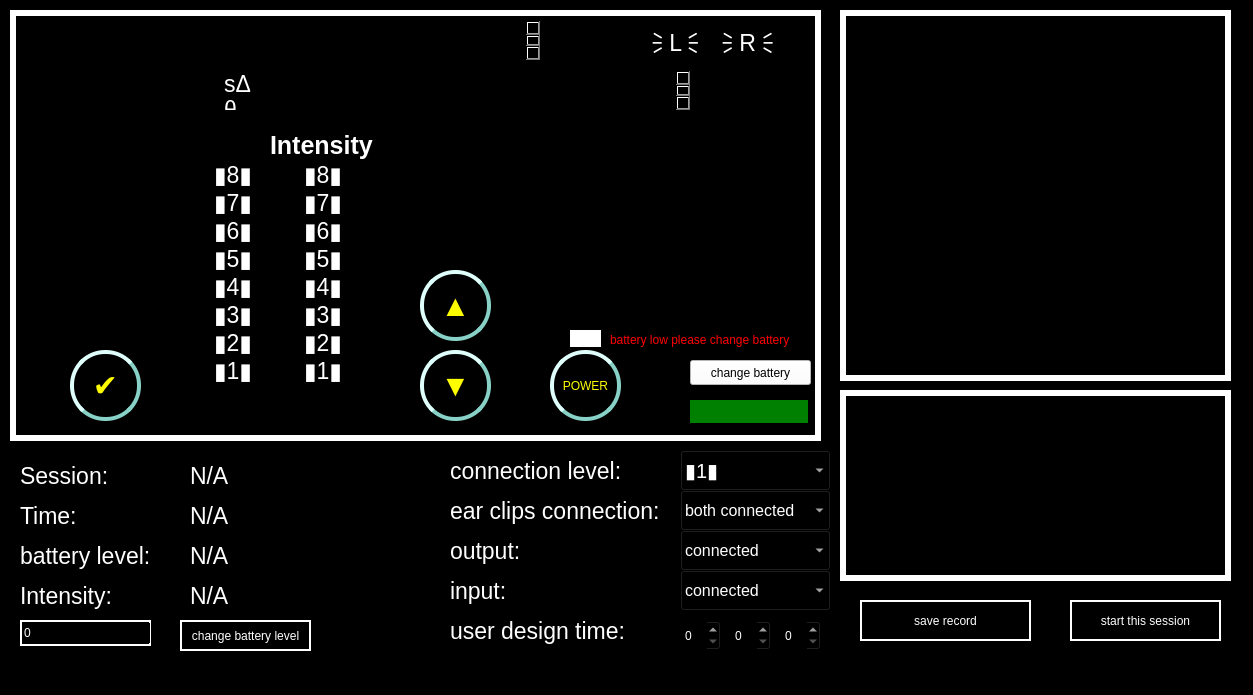
<?xml version="1.0" encoding="UTF-8"?>
<ui version="4.0">
 <class>mainwindow</class>
 <widget class="QMainWindow" name="mainwindow">
  <property name="geometry">
   <rect>
    <x>0</x>
    <y>0</y>
    <width>1253</width>
    <height>695</height>
   </rect>
  </property>
  <property name="windowTitle">
   <string>mainwindow</string>
  </property>
  <property name="autoFillBackground">
   <bool>false</bool>
  </property>
  <property name="styleSheet">
   <string notr="true">background-color:black;</string>
  </property>
  <widget class="QWidget" name="centralwidget">
   <widget class="QPushButton" name="pushButton_up">
    <property name="geometry">
     <rect>
      <x>420</x>
      <y>270</y>
      <width>71</width>
      <height>71</height>
     </rect>
    </property>
    <property name="styleSheet">
     <string notr="true">QPushButton {
    color: rgb(254,253,0);
    font-size: 30px;
    border: 4px solid rgb(135,209,199);
    border-radius: 35px;
    border-style: outset;
    background-color: black;
    }

QPushButton:pressed {
    border-style: inset;
    background-color: RGB(20,20,20);
}</string>
    </property>
    <property name="text">
     <string>▲</string>
    </property>
   </widget>
   <widget class="QPushButton" name="pushButton_down">
    <property name="geometry">
     <rect>
      <x>420</x>
      <y>350</y>
      <width>71</width>
      <height>71</height>
     </rect>
    </property>
    <property name="styleSheet">
     <string notr="true">QPushButton {
    color: rgb(254,253,0);
    font-size: 30px;
    border: 4px solid rgb(135,209,199);
    border-radius: 35px;
    border-style: outset;
    background-color: black;
    }

QPushButton:pressed {
    border-style: inset;
    background-color: RGB(20,20,20);
}</string>
    </property>
    <property name="text">
     <string>▼</string>
    </property>
   </widget>
   <widget class="QPushButton" name="pushButton_check">
    <property name="geometry">
     <rect>
      <x>70</x>
      <y>350</y>
      <width>71</width>
      <height>71</height>
     </rect>
    </property>
    <property name="styleSheet">
     <string notr="true">QPushButton {
    color: rgb(254,253,0);
    font-size: 30px;
    border: 4px solid rgb(135,209,199);
    border-radius: 35px;
    border-style: outset;
    background-color: black;
    }

QPushButton:pressed {
    border-style: inset;
    background-color: RGB(20,20,20);
}</string>
    </property>
    <property name="text">
     <string>✔️</string>
    </property>
   </widget>
   <widget class="QPushButton" name="pushButton_power">
    <property name="geometry">
     <rect>
      <x>550</x>
      <y>350</y>
      <width>71</width>
      <height>71</height>
     </rect>
    </property>
    <property name="styleSheet">
     <string notr="true">QPushButton {
    color: rgb(254,253,0);
    border: 4px solid rgb(135,209,199);
    border-radius: 35px;
    border-style: outset;
    background-color: black;
    }

QPushButton:pressed {
    border-style: inset;
    background-color: RGB(20,20,20);
}</string>
    </property>
    <property name="text">
     <string>POWER</string>
    </property>
   </widget>
   <widget class="QLabel" name="label_powerLight">
    <property name="geometry">
     <rect>
      <x>570</x>
      <y>330</y>
      <width>31</width>
      <height>17</height>
     </rect>
    </property>
    <property name="autoFillBackground">
     <bool>false</bool>
    </property>
    <property name="styleSheet">
     <string notr="true">background-color: white;</string>
    </property>
    <property name="text">
     <string/>
    </property>
   </widget>
   <widget class="QListWidget" name="listWidget_level">
    <property name="geometry">
     <rect>
      <x>210</x>
      <y>160</y>
      <width>51</width>
      <height>261</height>
     </rect>
    </property>
    <property name="styleSheet">
     <string notr="true">QWidget {
	color: white; 
	background-color:transparent;
	font: 17pt ;
	}
QListView::Flow{
	setflow:LeftToRight;
}
QListWidget::item:selected {
	background: transparent;
	color: white;
    }
</string>
    </property>
    <item>
     <property name="text">
      <string>▮8▮</string>
     </property>
    </item>
    <item>
     <property name="text">
      <string>▮7▮</string>
     </property>
    </item>
    <item>
     <property name="text">
      <string>▮6▮</string>
     </property>
    </item>
    <item>
     <property name="text">
      <string>▮5▮</string>
     </property>
    </item>
    <item>
     <property name="text">
      <string>▮4▮</string>
     </property>
    </item>
    <item>
     <property name="text">
      <string>▮3▮</string>
     </property>
    </item>
    <item>
     <property name="text">
      <string>▮2▮</string>
     </property>
    </item>
    <item>
     <property name="text">
      <string>▮1▮</string>
     </property>
    </item>
   </widget>
   <widget class="QListWidget" name="listWidget_tdcs">
    <property name="geometry">
     <rect>
      <x>300</x>
      <y>160</y>
      <width>61</width>
      <height>261</height>
     </rect>
    </property>
    <property name="styleSheet">
     <string notr="true">QWidget {
	color: white; 
	background-color:transparent;
	font: 17pt ;
	}
QListWidget::item:selected {
	background: transparent;
	color: white;
    }</string>
    </property>
    <item>
     <property name="text">
      <string>▮8▮</string>
     </property>
    </item>
    <item>
     <property name="text">
      <string>▮7▮</string>
     </property>
    </item>
    <item>
     <property name="text">
      <string>▮6▮</string>
     </property>
    </item>
    <item>
     <property name="text">
      <string>▮5▮</string>
     </property>
    </item>
    <item>
     <property name="text">
      <string>▮4▮</string>
     </property>
    </item>
    <item>
     <property name="text">
      <string>▮3▮</string>
     </property>
    </item>
    <item>
     <property name="text">
      <string>▮2▮</string>
     </property>
    </item>
    <item>
     <property name="text">
      <string>▮1▮</string>
     </property>
    </item>
   </widget>
   <widget class="QLabel" name="label_tdcs">
    <property name="geometry">
     <rect>
      <x>270</x>
      <y>130</y>
      <width>121</width>
      <height>31</height>
     </rect>
    </property>
    <property name="styleSheet">
     <string notr="true">font: bold 14px;
font-size: 25px;
color: white;
   </string>
    </property>
    <property name="text">
     <string>Intensity</string>
    </property>
   </widget>
   <widget class="QListWidget" name="listWidget_time">
    <property name="geometry">
     <rect>
      <x>220</x>
      <y>20</y>
      <width>321</width>
      <height>41</height>
     </rect>
    </property>
    <property name="styleSheet">
     <string notr="true">QWidget {
	color: white; 
	background-color:transparent;
	font: 17pt ;
	}
QListView::Flow{
	setflow:LeftToRight;
}
QListWidget::item:selected {
	background: transparent;
	color: white;
    }
,,</string>
    </property>
    <item>
     <property name="text">
      <string>20  </string>
     </property>
    </item>
    <item>
     <property name="text">
      <string>45  </string>
     </property>
    </item>
    <item>
     <property name="text">
      <string>⊕   </string>
     </property>
    </item>
   </widget>
   <widget class="QListWidget" name="listWidget_frequency">
    <property name="geometry">
     <rect>
      <x>220</x>
      <y>70</y>
      <width>471</width>
      <height>41</height>
     </rect>
    </property>
    <property name="styleSheet">
     <string notr="true">QWidget {
	color: white; 
	background-color:transparent;
	font: 17pt ;
	}
QListView::Flow{
	setflow:LeftToRight;
}
QListWidget::item:selected {
	background: transparent;
	color: white;
    }
</string>
    </property>
    <item>
     <property name="text">
      <string>sΔ   </string>
     </property>
    </item>
    <item>
     <property name="text">
      <string>θ    </string>
     </property>
    </item>
    <item>
     <property name="text">
      <string>α    </string>
     </property>
    </item>
    <item>
     <property name="text">
      <string>β2   </string>
     </property>
    </item>
   </widget>
   <widget class="QLabel" name="label_frame">
    <property name="geometry">
     <rect>
      <x>10</x>
      <y>10</y>
      <width>811</width>
      <height>431</height>
     </rect>
    </property>
    <property name="styleSheet">
     <string notr="true">QLabel{
background-color: transparent;
}
QFrame { 
   border: 6px solid white;
} </string>
    </property>
    <property name="frameShape">
     <enum>QFrame::Box</enum>
    </property>
    <property name="frameShadow">
     <enum>QFrame::Sunken</enum>
    </property>
    <property name="lineWidth">
     <number>2</number>
    </property>
    <property name="text">
     <string/>
    </property>
    <property name="margin">
     <number>0</number>
    </property>
   </widget>
   <widget class="QLabel" name="label_logo">
    <property name="geometry">
     <rect>
      <x>550</x>
      <y>120</y>
      <width>241</width>
      <height>191</height>
     </rect>
    </property>
    <property name="text">
     <string/>
    </property>
    <property name="pixmap">
     <pixmap resource="images.qrc">:/image/res/logo.png</pixmap>
    </property>
   </widget>
   <widget class="QProgressBar" name="battery">
    <property name="geometry">
     <rect>
      <x>690</x>
      <y>400</y>
      <width>118</width>
      <height>23</height>
     </rect>
    </property>
    <property name="styleSheet">
     <string notr="true">QProgressBar {
     color:black;
 }

 QProgressBar::chunk {
     background-color: green;
 }</string>
    </property>
    <property name="value">
     <number>100</number>
    </property>
    <property name="textVisible">
     <bool>false</bool>
    </property>
    <property name="orientation">
     <enum>Qt::Horizontal</enum>
    </property>
    <property name="invertedAppearance">
     <bool>false</bool>
    </property>
    <property name="textDirection">
     <enum>QProgressBar::TopToBottom</enum>
    </property>
   </widget>
   <widget class="QComboBox" name="comboBox_cl">
    <property name="geometry">
     <rect>
      <x>680</x>
      <y>450</y>
      <width>151</width>
      <height>41</height>
     </rect>
    </property>
    <property name="styleSheet">
     <string notr="true">color: white; 
background-color:black;
font: 15pt ;</string>
    </property>
    <item>
     <property name="text">
      <string>▮1▮</string>
     </property>
    </item>
    <item>
     <property name="text">
      <string>▮2▮</string>
     </property>
    </item>
    <item>
     <property name="text">
      <string>▮3▮</string>
     </property>
    </item>
    <item>
     <property name="text">
      <string>▮4▮</string>
     </property>
    </item>
    <item>
     <property name="text">
      <string>▮5▮</string>
     </property>
    </item>
    <item>
     <property name="text">
      <string>▮6▮</string>
     </property>
    </item>
    <item>
     <property name="text">
      <string>▮7▮</string>
     </property>
    </item>
    <item>
     <property name="text">
      <string>▮8▮</string>
     </property>
    </item>
   </widget>
   <widget class="QLabel" name="label">
    <property name="geometry">
     <rect>
      <x>450</x>
      <y>461</y>
      <width>191</width>
      <height>20</height>
     </rect>
    </property>
    <property name="styleSheet">
     <string notr="true">color: white; 
	background-color:transparent;
	font: 17pt ;</string>
    </property>
    <property name="text">
     <string>connection level:</string>
    </property>
   </widget>
   <widget class="QLabel" name="label_2">
    <property name="geometry">
     <rect>
      <x>20</x>
      <y>460</y>
      <width>341</width>
      <height>31</height>
     </rect>
    </property>
    <property name="styleSheet">
     <string notr="true">color: white; 
	background-color:transparent;
	font: 17pt ;</string>
    </property>
    <property name="text">
     <string>Session: </string>
    </property>
   </widget>
   <widget class="QLabel" name="label_3">
    <property name="geometry">
     <rect>
      <x>20</x>
      <y>500</y>
      <width>131</width>
      <height>31</height>
     </rect>
    </property>
    <property name="styleSheet">
     <string notr="true">color: white; 
	background-color:transparent;
	font: 17pt ;</string>
    </property>
    <property name="text">
     <string>Time: </string>
    </property>
   </widget>
   <widget class="QLabel" name="label_4">
    <property name="geometry">
     <rect>
      <x>450</x>
      <y>490</y>
      <width>221</width>
      <height>41</height>
     </rect>
    </property>
    <property name="styleSheet">
     <string notr="true">color: white; 
	background-color:transparent;
	font: 17pt ;</string>
    </property>
    <property name="text">
     <string>ear clips connection:</string>
    </property>
   </widget>
   <widget class="QComboBox" name="comboBox_ecc">
    <property name="geometry">
     <rect>
      <x>680</x>
      <y>490</y>
      <width>151</width>
      <height>41</height>
     </rect>
    </property>
    <property name="styleSheet">
     <string notr="true">color: white; 
background-color:black;
font: 12pt ;</string>
    </property>
    <item>
     <property name="text">
      <string>both connected</string>
     </property>
    </item>
    <item>
     <property name="text">
      <string>left connected</string>
     </property>
    </item>
    <item>
     <property name="text">
      <string>right connected</string>
     </property>
    </item>
    <item>
     <property name="text">
      <string>not connected</string>
     </property>
    </item>
   </widget>
   <widget class="QPushButton" name="pushButton_change">
    <property name="geometry">
     <rect>
      <x>690</x>
      <y>360</y>
      <width>121</width>
      <height>25</height>
     </rect>
    </property>
    <property name="styleSheet">
     <string notr="true">background-color:white;</string>
    </property>
    <property name="text">
     <string>change battery</string>
    </property>
   </widget>
   <widget class="QLabel" name="label_5">
    <property name="geometry">
     <rect>
      <x>20</x>
      <y>540</y>
      <width>151</width>
      <height>31</height>
     </rect>
    </property>
    <property name="styleSheet">
     <string notr="true">color: white; 
	background-color:transparent;
	font: 17pt ;</string>
    </property>
    <property name="text">
     <string>battery level: </string>
    </property>
   </widget>
   <widget class="QLabel" name="label_btylevel">
    <property name="geometry">
     <rect>
      <x>190</x>
      <y>540</y>
      <width>251</width>
      <height>31</height>
     </rect>
    </property>
    <property name="styleSheet">
     <string notr="true">color: white; 
	background-color:transparent;
	font: 17pt ;</string>
    </property>
    <property name="text">
     <string>N/A</string>
    </property>
   </widget>
   <widget class="QLabel" name="label_endtime">
    <property name="geometry">
     <rect>
      <x>190</x>
      <y>500</y>
      <width>261</width>
      <height>31</height>
     </rect>
    </property>
    <property name="styleSheet">
     <string notr="true">color: white; 
	background-color:transparent;
	font: 17pt ;</string>
    </property>
    <property name="text">
     <string>N/A</string>
    </property>
   </widget>
   <widget class="QLabel" name="label_session">
    <property name="geometry">
     <rect>
      <x>190</x>
      <y>460</y>
      <width>261</width>
      <height>31</height>
     </rect>
    </property>
    <property name="styleSheet">
     <string notr="true">color: white; 
	background-color:transparent;
	font: 17pt ;</string>
    </property>
    <property name="text">
     <string>N/A</string>
    </property>
   </widget>
   <widget class="QLabel" name="label_L">
    <property name="geometry">
     <rect>
      <x>640</x>
      <y>30</y>
      <width>71</width>
      <height>31</height>
     </rect>
    </property>
    <property name="styleSheet">
     <string notr="true">color: white; 
	background-color:transparent;
	font: 17pt ;</string>
    </property>
    <property name="text">
     <string>🗦 L 🗧</string>
    </property>
   </widget>
   <widget class="QLabel" name="label_R">
    <property name="geometry">
     <rect>
      <x>710</x>
      <y>30</y>
      <width>71</width>
      <height>31</height>
     </rect>
    </property>
    <property name="styleSheet">
     <string notr="true">color: white; 
	background-color:transparent;
	font: 17pt ;</string>
    </property>
    <property name="text">
     <string>🗦 R 🗧</string>
    </property>
   </widget>
   <widget class="QLabel" name="label_6">
    <property name="geometry">
     <rect>
      <x>20</x>
      <y>580</y>
      <width>151</width>
      <height>31</height>
     </rect>
    </property>
    <property name="styleSheet">
     <string notr="true">color: white; 
	background-color:transparent;
	font: 17pt ;</string>
    </property>
    <property name="text">
     <string>Intensity:</string>
    </property>
   </widget>
   <widget class="QLabel" name="label_itsy">
    <property name="geometry">
     <rect>
      <x>190</x>
      <y>580</y>
      <width>151</width>
      <height>31</height>
     </rect>
    </property>
    <property name="styleSheet">
     <string notr="true">color: white; 
	background-color:transparent;
	font: 17pt ;</string>
    </property>
    <property name="text">
     <string>N/A</string>
    </property>
   </widget>
   <widget class="QLabel" name="label_7">
    <property name="geometry">
     <rect>
      <x>450</x>
      <y>530</y>
      <width>221</width>
      <height>41</height>
     </rect>
    </property>
    <property name="styleSheet">
     <string notr="true">color: white; 
	background-color:transparent;
	font: 17pt ;</string>
    </property>
    <property name="text">
     <string>output:</string>
    </property>
   </widget>
   <widget class="QLabel" name="label_8">
    <property name="geometry">
     <rect>
      <x>450</x>
      <y>570</y>
      <width>221</width>
      <height>41</height>
     </rect>
    </property>
    <property name="styleSheet">
     <string notr="true">color: white; 
	background-color:transparent;
	font: 17pt ;</string>
    </property>
    <property name="text">
     <string>input: </string>
    </property>
   </widget>
   <widget class="QComboBox" name="comboBox_opt">
    <property name="geometry">
     <rect>
      <x>680</x>
      <y>530</y>
      <width>151</width>
      <height>41</height>
     </rect>
    </property>
    <property name="styleSheet">
     <string notr="true">color: white; 
background-color:black;
font: 12pt ;</string>
    </property>
    <item>
     <property name="text">
      <string>connected</string>
     </property>
    </item>
    <item>
     <property name="text">
      <string>unconnected</string>
     </property>
    </item>
   </widget>
   <widget class="QComboBox" name="comboBox_ipt">
    <property name="geometry">
     <rect>
      <x>680</x>
      <y>570</y>
      <width>151</width>
      <height>41</height>
     </rect>
    </property>
    <property name="styleSheet">
     <string notr="true">color: white; 
background-color:black;
font: 12pt ;</string>
    </property>
    <item>
     <property name="text">
      <string>connected</string>
     </property>
    </item>
    <item>
     <property name="text">
      <string>unconnected</string>
     </property>
    </item>
   </widget>
   <widget class="QLabel" name="label_9">
    <property name="geometry">
     <rect>
      <x>450</x>
      <y>610</y>
      <width>221</width>
      <height>41</height>
     </rect>
    </property>
    <property name="styleSheet">
     <string notr="true">color: white; 
	background-color:transparent;
	font: 17pt ;</string>
    </property>
    <property name="text">
     <string>user design time:</string>
    </property>
   </widget>
   <widget class="QSpinBox" name="spinBox_h">
    <property name="geometry">
     <rect>
      <x>680</x>
      <y>620</y>
      <width>41</width>
      <height>31</height>
     </rect>
    </property>
    <property name="styleSheet">
     <string notr="true">color: white;</string>
    </property>
   </widget>
   <widget class="QSpinBox" name="spinBox_m">
    <property name="geometry">
     <rect>
      <x>730</x>
      <y>620</y>
      <width>41</width>
      <height>31</height>
     </rect>
    </property>
    <property name="styleSheet">
     <string notr="true">color:white;</string>
    </property>
   </widget>
   <widget class="QSpinBox" name="spinBox_s">
    <property name="geometry">
     <rect>
      <x>780</x>
      <y>620</y>
      <width>41</width>
      <height>31</height>
     </rect>
    </property>
    <property name="styleSheet">
     <string notr="true">color:white;</string>
    </property>
   </widget>
   <widget class="QLabel" name="label_frame_2">
    <property name="geometry">
     <rect>
      <x>840</x>
      <y>10</y>
      <width>391</width>
      <height>371</height>
     </rect>
    </property>
    <property name="styleSheet">
     <string notr="true">QLabel{
background-color: transparent;
}
QFrame { 
   border: 6px solid white;
} </string>
    </property>
    <property name="frameShape">
     <enum>QFrame::Box</enum>
    </property>
    <property name="frameShadow">
     <enum>QFrame::Sunken</enum>
    </property>
    <property name="lineWidth">
     <number>2</number>
    </property>
    <property name="text">
     <string/>
    </property>
    <property name="margin">
     <number>0</number>
    </property>
   </widget>
   <widget class="QLabel" name="label_frame_3">
    <property name="geometry">
     <rect>
      <x>840</x>
      <y>390</y>
      <width>391</width>
      <height>191</height>
     </rect>
    </property>
    <property name="styleSheet">
     <string notr="true">QLabel{
background-color: transparent;
}
QFrame { 
   border: 6px solid white;
} </string>
    </property>
    <property name="frameShape">
     <enum>QFrame::Box</enum>
    </property>
    <property name="frameShadow">
     <enum>QFrame::Sunken</enum>
    </property>
    <property name="lineWidth">
     <number>2</number>
    </property>
    <property name="text">
     <string/>
    </property>
    <property name="margin">
     <number>0</number>
    </property>
   </widget>
   <widget class="QListWidget" name="listWidget_history">
    <property name="geometry">
     <rect>
      <x>860</x>
      <y>30</y>
      <width>351</width>
      <height>331</height>
     </rect>
    </property>
    <property name="styleSheet">
     <string notr="true">color:white;</string>
    </property>
   </widget>
   <widget class="QListWidget" name="listWidget_record">
    <property name="geometry">
     <rect>
      <x>860</x>
      <y>410</y>
      <width>351</width>
      <height>151</height>
     </rect>
    </property>
    <property name="styleSheet">
     <string notr="true">color:white;</string>
    </property>
   </widget>
   <widget class="QPushButton" name="pushButton_save">
    <property name="geometry">
     <rect>
      <x>860</x>
      <y>600</y>
      <width>171</width>
      <height>41</height>
     </rect>
    </property>
    <property name="styleSheet">
     <string notr="true">QPushButton {
    color:white;
   border: 2px solid white;
}

QPushButton:pressed {
    border-style: inset;
    background-color: RGB(20,20,20);
}
</string>
    </property>
    <property name="text">
     <string>save record</string>
    </property>
   </widget>
   <widget class="QPushButton" name="pushButton_record">
    <property name="geometry">
     <rect>
      <x>1070</x>
      <y>600</y>
      <width>151</width>
      <height>41</height>
     </rect>
    </property>
    <property name="styleSheet">
     <string notr="true">QPushButton {
    color:white;
   border: 2px solid white;
}

QPushButton:pressed {
    border-style: inset;
    background-color: RGB(20,20,20);
}
</string>
    </property>
    <property name="text">
     <string>start this session</string>
    </property>
   </widget>
   <widget class="QSpinBox" name="spinBox_battery">
    <property name="geometry">
     <rect>
      <x>20</x>
      <y>620</y>
      <width>131</width>
      <height>26</height>
     </rect>
    </property>
    <property name="styleSheet">
     <string notr="true">color:white;
border: 2px solid white;</string>
    </property>
   </widget>
   <widget class="QPushButton" name="pushButton_changeLevel">
    <property name="geometry">
     <rect>
      <x>180</x>
      <y>620</y>
      <width>131</width>
      <height>31</height>
     </rect>
    </property>
    <property name="styleSheet">
     <string notr="true">QPushButton {
    color:white;
   border: 2px solid white;
}

QPushButton:pressed {
    border-style: inset;
    background-color: RGB(20,20,20);
}
</string>
    </property>
    <property name="text">
     <string>change battery level</string>
    </property>
   </widget>
   <widget class="QLabel" name="label_btylow">
    <property name="geometry">
     <rect>
      <x>610</x>
      <y>330</y>
      <width>201</width>
      <height>20</height>
     </rect>
    </property>
    <property name="styleSheet">
     <string notr="true">color:red;</string>
    </property>
    <property name="text">
     <string>battery low please change battery</string>
    </property>
   </widget>
   <zorder>label_frame</zorder>
   <zorder>pushButton_up</zorder>
   <zorder>pushButton_down</zorder>
   <zorder>pushButton_check</zorder>
   <zorder>pushButton_power</zorder>
   <zorder>label_powerLight</zorder>
   <zorder>listWidget_level</zorder>
   <zorder>listWidget_tdcs</zorder>
   <zorder>label_tdcs</zorder>
   <zorder>listWidget_time</zorder>
   <zorder>listWidget_frequency</zorder>
   <zorder>label_logo</zorder>
   <zorder>battery</zorder>
   <zorder>comboBox_cl</zorder>
   <zorder>label</zorder>
   <zorder>label_2</zorder>
   <zorder>label_3</zorder>
   <zorder>label_4</zorder>
   <zorder>comboBox_ecc</zorder>
   <zorder>pushButton_change</zorder>
   <zorder>label_5</zorder>
   <zorder>label_btylevel</zorder>
   <zorder>label_endtime</zorder>
   <zorder>label_session</zorder>
   <zorder>label_L</zorder>
   <zorder>label_R</zorder>
   <zorder>label_6</zorder>
   <zorder>label_itsy</zorder>
   <zorder>label_7</zorder>
   <zorder>label_8</zorder>
   <zorder>comboBox_opt</zorder>
   <zorder>comboBox_ipt</zorder>
   <zorder>label_9</zorder>
   <zorder>spinBox_h</zorder>
   <zorder>spinBox_m</zorder>
   <zorder>spinBox_s</zorder>
   <zorder>label_frame_2</zorder>
   <zorder>label_frame_3</zorder>
   <zorder>listWidget_history</zorder>
   <zorder>listWidget_record</zorder>
   <zorder>pushButton_save</zorder>
   <zorder>pushButton_record</zorder>
   <zorder>spinBox_battery</zorder>
   <zorder>pushButton_changeLevel</zorder>
   <zorder>label_btylow</zorder>
  </widget>
  <widget class="QMenuBar" name="menubar">
   <property name="geometry">
    <rect>
     <x>0</x>
     <y>0</y>
     <width>1253</width>
     <height>22</height>
    </rect>
   </property>
  </widget>
  <widget class="QStatusBar" name="statusbar"/>
 </widget>
 <resources>
  <include location="images.qrc"/>
 </resources>
 <connections/>
</ui>
